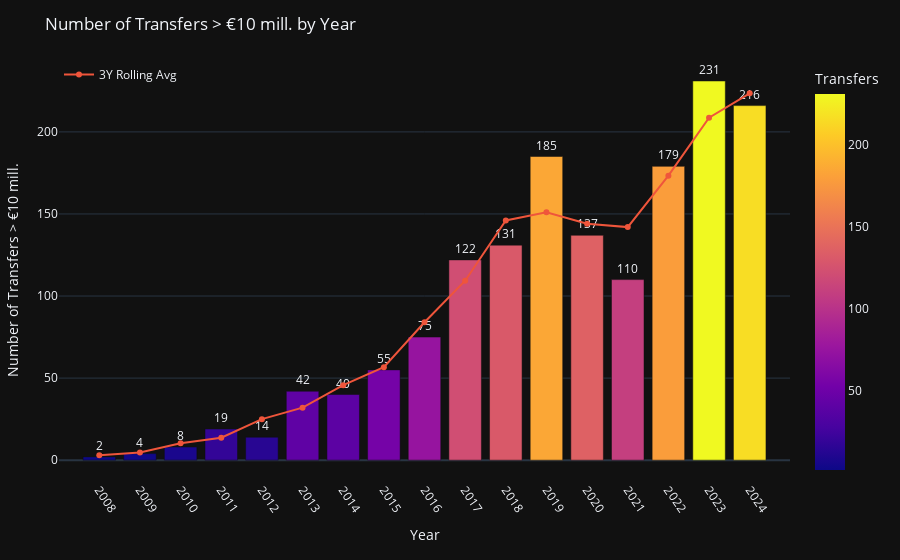

Notebook source saved alongside this figure:
### Markdown cell above
### 3.6. Number of Transfers of more than 10 mill. € by Year

### Code cell
# Filter transfers over 10M from 2008
df_over_10m = (
    df_tm_transfers_cleaned
      .dropna(subset=['transfer_fee', 'transfer_date'])
      .loc[df_tm_transfers_cleaned['transfer_fee'] > 10_000_000]
      .assign(year=lambda d: d['transfer_date'].dt.year)
      .loc[lambda d: d['year'] >= 2008]
)

# Count by year
transfers_over_10m_by_year = (
    df_over_10m.groupby('year', as_index=False)
               .agg(n_transfers=('transfer_fee', 'size'))
               .sort_values('year')
)

# Calculate 3-year rolling average
transfers_over_10m_by_year['roll3'] = (
    transfers_over_10m_by_year['n_transfers']
    .rolling(3, center=True, min_periods=2)
    .mean()
)

# Bar graph with continuous colors
fig = px.bar(
    transfers_over_10m_by_year,
    x='year',
    y='n_transfers',
    color='n_transfers',  # <- color continuo según valor
    text='n_transfers',
    title='Number of Transfers > €10 mill. by Year',
    hover_data={'year': True}
)
fig.update_traces(textposition='outside', cliponaxis=False)

# Add trend line
fig.add_trace(go.Scatter(
    x=transfers_over_10m_by_year['year'],
    y=transfers_over_10m_by_year['roll3'],
    mode='lines+markers',
    name='3Y Rolling Avg',
    hovertemplate='Year: %{x}<br>3Y Rolling Avg: %{y:.0f}<extra></extra>'
))

# Style the graph
fig.update_layout(
    legend=dict(
        orientation='v',
        yanchor='top',
        y=1,
        xanchor='left',
        x=0
    ),
    template='plotly_dark',
    xaxis_title='Year',
    yaxis_title='Number of Transfers > €10 mill.',
    hovermode='x unified',
    margin=dict(l=40, r=20, t=60, b=80),
    xaxis=dict(
        tickmode='array',
        tickvals=transfers_over_10m_by_year['year'], 
        ticktext=transfers_over_10m_by_year['year'],
        tickangle=55,
        rangeslider=dict(visible=False),
        rangeselector=dict(visible=False)
    ),
    coloraxis_colorbar=dict(title='Transfers')
)

fig.show()

### Figure 1 — Plotly figure (JSON) as saved in the notebook; plotly's stock layout.template omitted (floating-point values rounded to 4 significant figures)
{"data": [{"cliponaxis": false, "hovertemplate": "year=%{x}<br>n_transfers=%{marker.color}<extra></extra>", "legendgroup": "", "marker": {"color": [2, 4, 8, 19, 14, 42, 40, 55, 75, 122, 131, 185, 137, 110, 179, 231, 216], "coloraxis": "coloraxis", "pattern": {"shape": ""}}, "name": "", "orientation": "v", "showlegend": false, "text": [2.0, 4.0, 8.0, 19.0, 14.0, 42.0, 40.0, 55.0, 75.0, 122.0, 131.0, 185.0, 137.0, 110.0, 179.0, 231.0, 216.0], "textposition": "outside", "type": "bar", "x": [2008, 2009, 2010, 2011, 2012, 2013, 2014, 2015, 2016, 2017, 2018, 2019, 2020, 2021, 2022, 2023, 2024], "xaxis": "x", "y": [2, 4, 8, 19, 14, 42, 40, 55, 75, 122, 131, 185, 137, 110, 179, 231, 216], "yaxis": "y"}, {"hovertemplate": "Year: %{x}<br>3Y Rolling Avg: %{y:.0f}<extra></extra>", "mode": "lines+markers", "name": "3Y Rolling Avg", "type": "scatter", "x": [2008, 2009, 2010, 2011, 2012, 2013, 2014, 2015, 2016, 2017, 2018, 2019, 2020, 2021, 2022, 2023, 2024], "y": [3.0, 4.667, 10.33, 13.67, 25.0, 32.0, 45.67, 56.67, 84.0, 109.3, 146.0, 151.0, 144.0, 142.0, 173.3, 208.7, 223.5]}], "layout": {"barmode": "relative", "coloraxis": {"colorbar": {"title": {"text": "Transfers"}}, "colorscale": [[0, "#0d0887"], [0.1111, "#46039f"], [0.2222, "#7201a8"], [0.3333, "#9c179e"], [0.4444, "#bd3786"], [0.5556, "#d8576b"], [0.6667, "#ed7953"], [0.7778, "#fb9f3a"], [0.8889, "#fdca26"], [1, "#f0f921"]]}, "hovermode": "x unified", "legend": {"orientation": "v", "tracegroupgap": 0, "x": 0, "xanchor": "left", "y": 1, "yanchor": "top"}, "margin": {"b": 80, "l": 40, "r": 20, "t": 60}, "title": {"text": "Number of Transfers > €10 mill. by Year"}, "xaxis": {"anchor": "y", "domain": [0, 1], "rangeselector": {"visible": false}, "rangeslider": {"visible": false}, "tickangle": 55, "tickmode": "array", "ticktext": [2008, 2009, 2010, 2011, 2012, 2013, 2014, 2015, 2016, 2017, 2018, 2019, 2020, 2021, 2022, 2023, 2024], "tickvals": [2008, 2009, 2010, 2011, 2012, 2013, 2014, 2015, 2016, 2017, 2018, 2019, 2020, 2021, 2022, 2023, 2024], "title": {"text": "Year"}}, "yaxis": {"anchor": "x", "domain": [0, 1], "title": {"text": "Number of Transfers > €10 mill."}}}}
